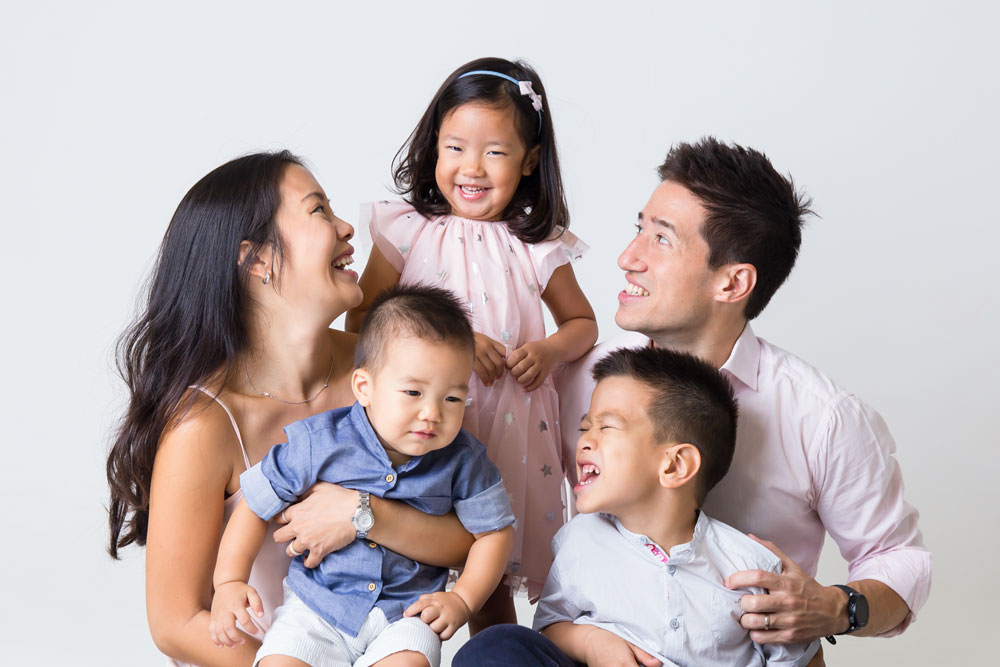
#> input picture assets/demo2.jpg, 1000 x 667 px
$ python colorSketch.py
#> lines starting #> are read from the running program, lines starting #| are printed output that depends on the picture
import cv2

img = cv2.imread("./assets/demo2.jpg")
#> img is the input picture: shape (667, 1000, 3); mean B, G, R 176.9, 176.7, 188.5
dst_gray,dst_color = cv2.pencilSketch(img, sigma_s=60, sigma_r=0.07, shade_factor=0.05)
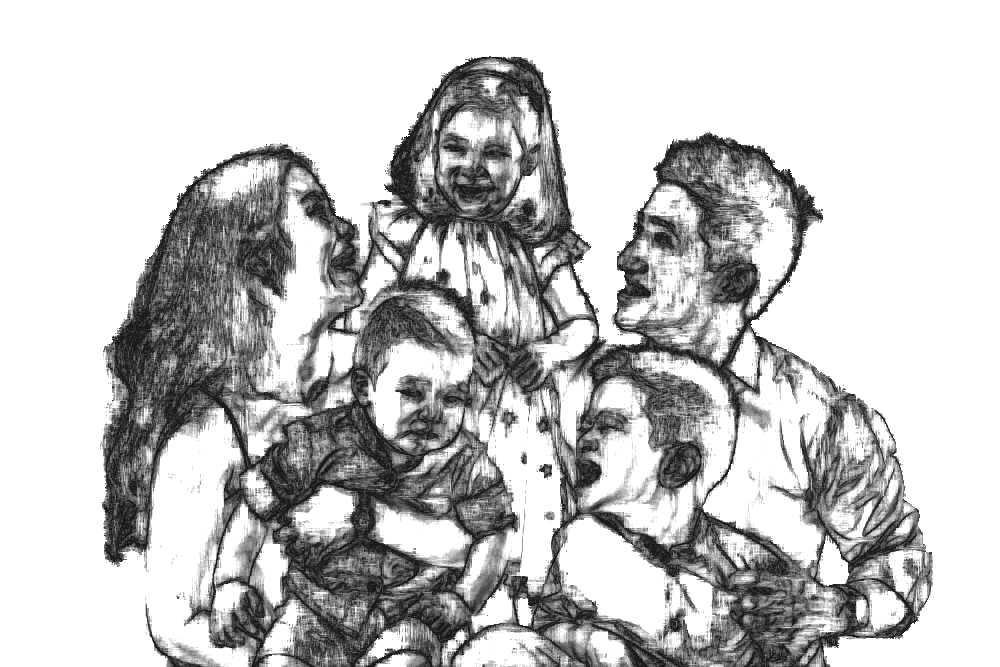
#> dst_gray: shape (667, 1000); min 26, max 255, mean 197.3
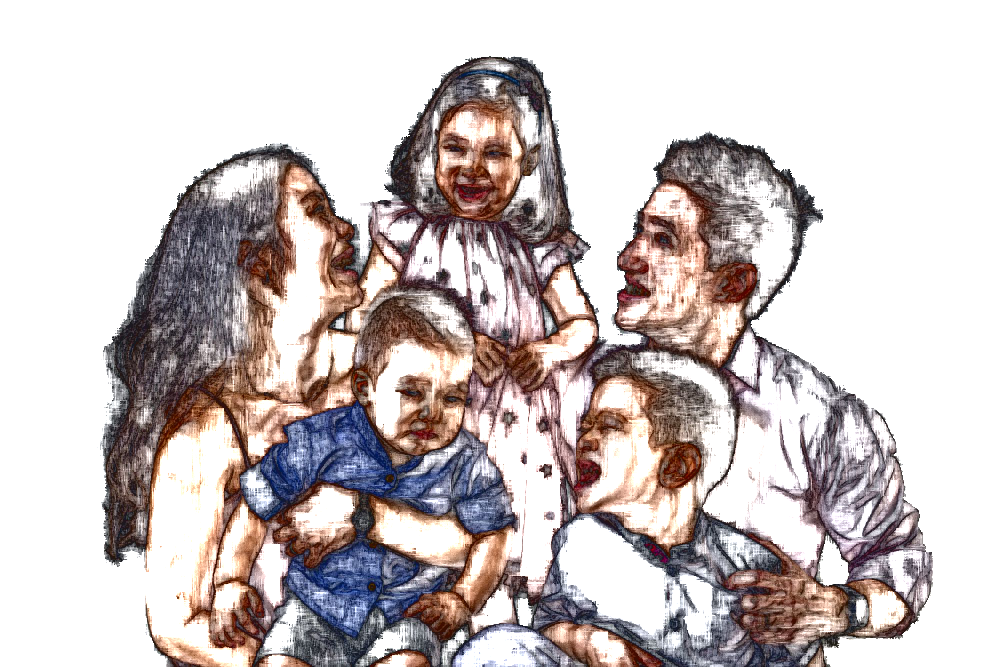
#> dst_color: shape (667, 1000, 3); mean B, G, R 194.1, 194.6, 203.4

cv2.imwrite("csketch.jpg",dst_color)

$ run again, with assets/demo3.jpg copied over assets/demo2.jpg
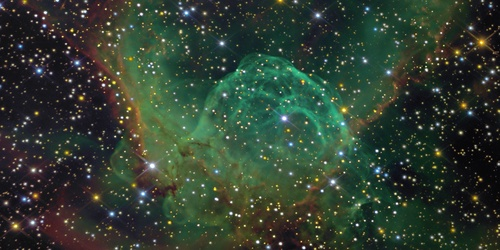
#> input picture assets/demo3.jpg, 500 x 250 px
#> img is the input picture: shape (250, 500, 3); mean B, G, R 49.4, 62.5, 48.9
#> `dst_gray,dst_color = cv2.pencilSketch(img, sigma_s=60, sigma_r=0.07, s..`:
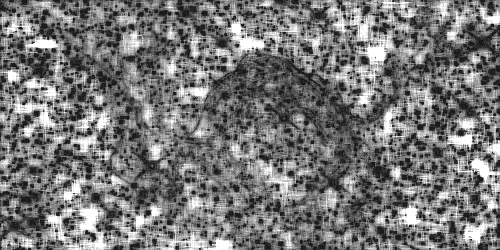
#> dst_gray: shape (250, 500); min 26, max 255, mean 119.7
#> `dst_gray,dst_color = cv2.pencilSketch(img, sigma_s=60, sigma_r=0.07, s..`:
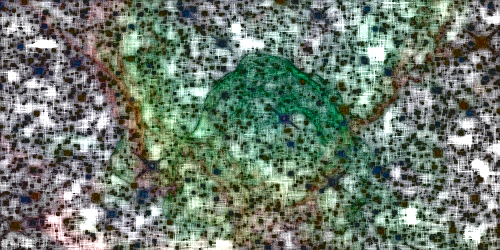
#> dst_color: shape (250, 500, 3); mean B, G, R 112.5, 125.1, 111.9

$ run again, with assets/demo4.jpg copied over assets/demo2.jpg
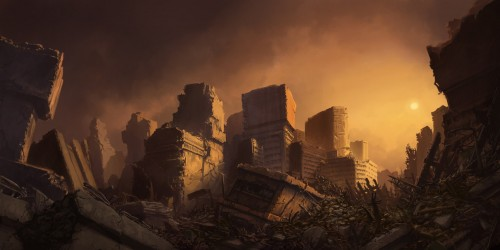
#> input picture assets/demo4.jpg, 500 x 250 px
#> img is the input picture: shape (250, 500, 3); mean B, G, R 34.8, 52.4, 81
#> `dst_gray,dst_color = cv2.pencilSketch(img, sigma_s=60, sigma_r=0.07, s..`:
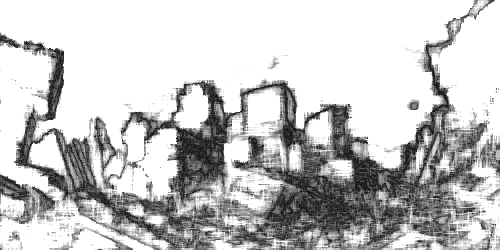
#> dst_gray: shape (250, 500); min 26, max 255, mean 197.5
#> `dst_gray,dst_color = cv2.pencilSketch(img, sigma_s=60, sigma_r=0.07, s..`:
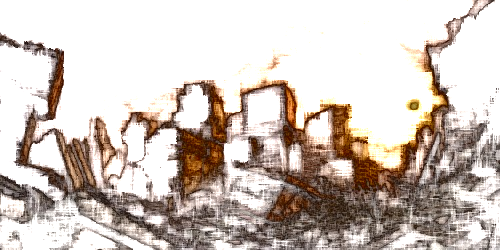
#> dst_color: shape (250, 500, 3); mean B, G, R 187.6, 194.9, 206.1
